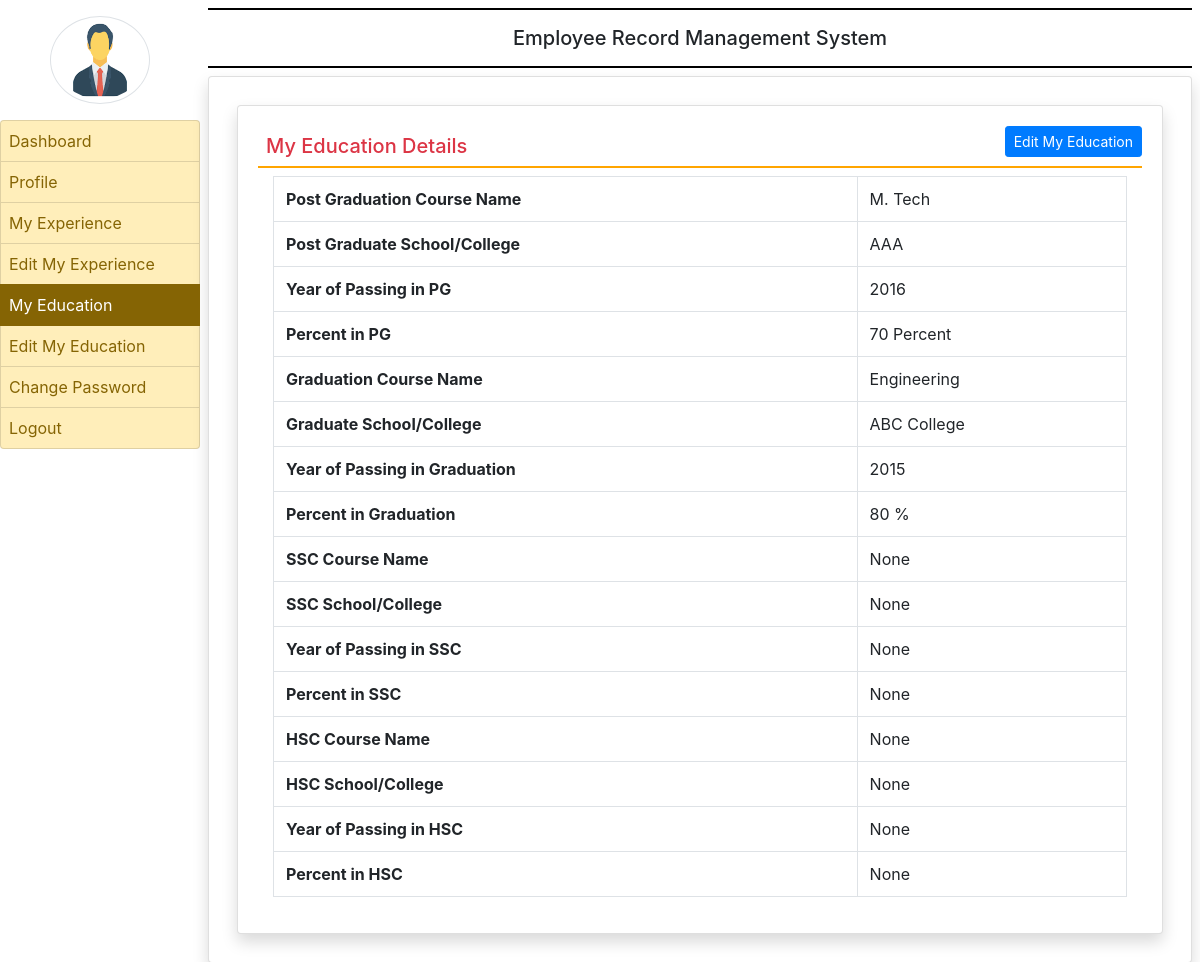
Page /my_education (signed in) on the committed database.
### employee/models.py (models this page shows, shortened)
class EmployeeEducation(models.Model):
    user = models.ForeignKey(User,on_delete=models.CASCADE)
    coursepg = models.CharField(max_length=100,null=True)
    schoolclgpg = models.CharField(max_length=200,null=True)
    yearofpassingpg = models.CharField(max_length=20,null=True)
    percentagepg = models.CharField(max_length=30,null=True)
    coursegra = models.CharField(max_length=100,null=True)
    schoolclggra = models.CharField(max_length=200,null=True)
    yearofpassinggra = models.CharField(max_length=20,null=True)
    percentagegra = models.CharField(max_length=30,null=True)
    coursessc = models.CharField(max_length=100,null=True)
    schoolclgssc = models.CharField(max_length=200,null=True)
    yearofpassingssc = models.CharField(max_length=20,null=True)
    percentagessc = models.CharField(max_length=30,null=True)
    coursehsc = models.CharField(max_length=100,null=True)
    schoolclghsc = models.CharField(max_length=200,null=True)
    yearofpassinghsc = models.CharField(max_length=20,null=True)
    percentagehsc = models.CharField(max_length=30,null=True)

### employee/views.py (the view)
# urls.py: path('my_education', my_education, name='my_education'),
def my_education(request):
    if not request.user.is_authenticated:
        return redirect('emp_login')
    user = request.user
    education = EmployeeEducation.objects.get(user=user)
    return render(request,'my_education.html',locals())

### employee/templates/my_education.html
{% extends 'emp_base.html' %}
{% block main %}
<div class="card shadow m-2">
    <div class="card-body">
       <a href="{% url 'edit_myeducation' %}" class="btn btn-primary float-right btn-sm">Edit My Education</a>
        <h5 class="p-2 text-danger" style="border-bottom :2px solid orange">My Education Details</h5>
        <div class="container-fluid">
            <table class="table table-bordered">
                <tr>
                    <th>Post Graduation Course Name</th>
                    <td>{{education.coursepg}}</td>
                </tr>
                <tr>
                    <th>Post Graduate School/College</th>
                    <td>{{education.schoolclgpg}}</td>
                </tr>
                <tr>
                    <th>Year of Passing in PG</th>
                    <td>{{education.yearofpassingpg}}</td>
                </tr>
                 <tr>
                    <th>Percent in PG</th>
                    <td>{{education.percentagepg}}</td>
                </tr>
                <tr>
                    <th>Graduation Course Name</th>
                    <td>{{education.coursegra}}</td>
                </tr>
                <tr>
                    <th>Graduate School/College</th>
                    <td>{{education.schoolclggra}}</td>
                </tr>
                <tr>
                    <th>Year of Passing in Graduation</th>
                    <td>{{education.yearofpassinggra}}</td>
                </tr>
                <tr>
                    <th>Percent in Graduation</th>
                    <td>{{education.percentagegra}}</td>
                </tr>
                <tr>
                    <th>SSC Course Name</th>
                    <td>{{education.coursessc}}</td>
                </tr>
                <tr>
                    <th>SSC School/College</th>
                    <td>{{education.schoolclgssc}}</td>
                </tr>
                <tr>
                    <th>Year of Passing in SSC</th>
                    <td>{{education.yearofpassingssc}}</td>
                </tr>
                 <tr>
                    <th>Percent in SSC</th>
                    <td>{{education.percentagessc}}</td>
                </tr>
                <tr>
                    <th>HSC Course Name</th>
                    <td>{{education.coursehsc}}</td>
                </tr>
                <tr>
                    <th>HSC School/College</th>
                    <td>{{education.schoolclghsc}}</td>
                </tr>
                <tr>
                    <th>Year of Passing in HSC</th>
                    <td>{{education.yearofpassinghsc}}</td>
                </tr>
                 <tr>
                    <th>Percent in HSC</th>
                    <td>{{education.percentagehsc}}</td>
                </tr>
            </table>
        </div>
    </div>
</div>
 {% endblock %}

### rows in the picture
EmployeeEducation: coursepg "M. Tech", schoolclgpg "AAA", yearofpassingpg "2016", percentagepg "70 Percent", coursegra "Engineering", schoolclggra "ABC College", yearofpassinggra "2015", percentagegra "80 %", coursessc "None", schoolclgssc "None", yearofpassingssc "None", percentagessc "None", coursehsc "None", schoolclghsc "None", yearofpassinghsc "None", percentagehsc "None"
